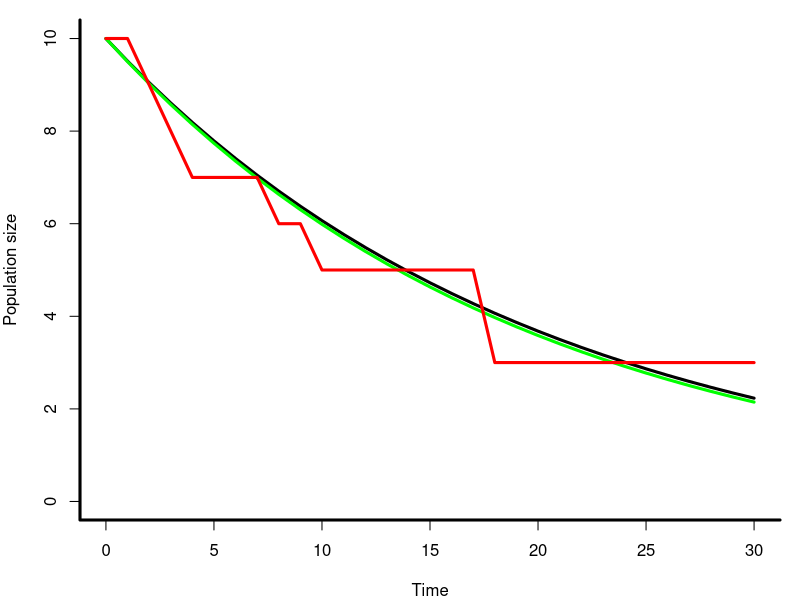
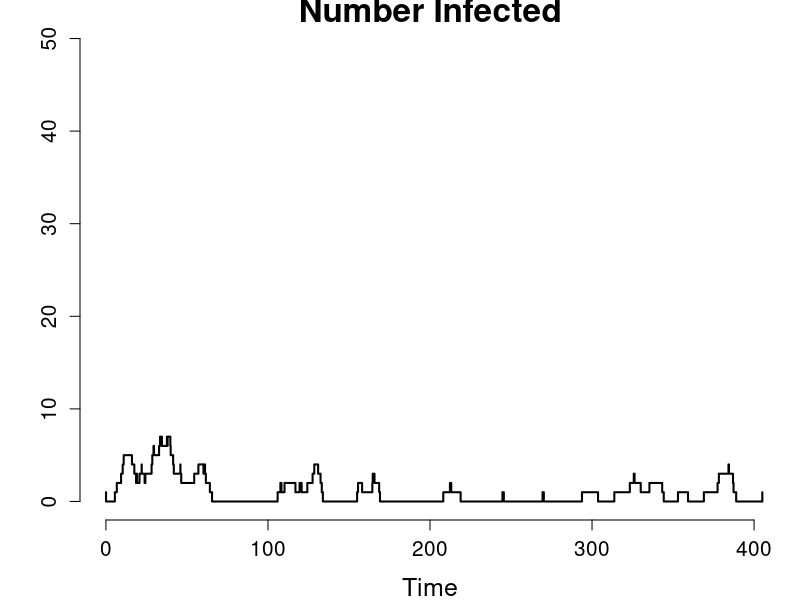
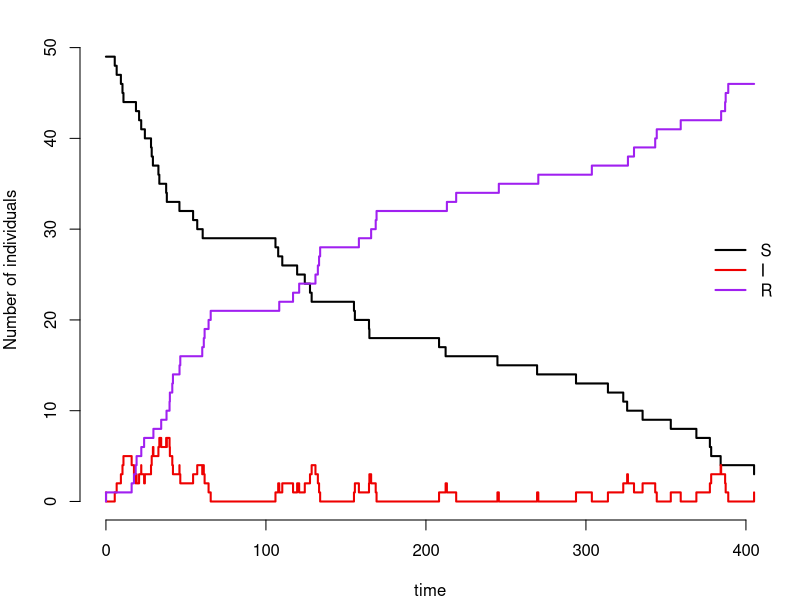

R code for these plots, in order:
## ---- chunk 1
analytic <- function(
  initial = initialPopulationSize,
  rate = mortalityRate,
  stepSize = timeStep,
  maxT = maxTime
) {
  times = seq(0, maxT, stepSize)
  ts <- data.frame(
    time = times,
    populationSize = initial * exp(-rate*times)
  )
  return(ts)
}
## ---- chunk 2
discreteTime <- function(
  initial = initialPopulationSize,
  rate = mortalityRate,
  stepSize = timeStep,
  maxT = maxTime
) {
  tt <- 0
  pop <- initial
  ts <- data.frame(time = tt, populationSize = pop)
  while (tt < maxT) {
    nextt <- tt + stepSize
    nextpop <- pop - rate*pop*stepSize
    ts <- rbind(
      ts, c(time = nextt, populationSize = nextpop)
    )
    tt <- nextt
    pop <- nextpop
  }
  return(ts)
}
## ---- chunk 3
individual <- function(
  initial = initialPopulationSize,
  rate = mortalityRate,
  stepSize = timeStep,
  maxT = maxTime
) {
  deathTimes <- rexp(initial, rate)
  ts <- data.frame(time = 0, populationSize = initial)
  for(tt in seq(stepSize, maxT, stepSize)){
    ts <- rbind(
      ts,
      c(time = tt, populationSize = sum(deathTimes >= tt)))
  }
  return(ts)
}
## ---- chunk 4
initialPopulationSize <- 10 # number of individuals
mortalityRate <- 0.05       # per capital deaths per day
timeStep <- 1								# days
maxTime <- 30								# days
## ---- chunk 5
par(bty='L',lwd=3,mar=c(4,4,1,1))
plot(NA,NA,ylim=c(0,initialPopulationSize),xlim=c(0,maxTime),
     ylab='Population size',xlab='Time')
plotter <- function(ts, col) with(ts, lines(time, populationSize, col=col))
## ---- chunk 6
plotter(analytic(), col="black")
plotter(discreteTime(), col="green")
plotter(individual(), col="red")
## ---- chunk 7
transitions <- list(
  spillover = c(S = -1, I =  1, R = 0),
  infection = c(S = -1, I =  1, R = 0),
  recovery  = c(S =  0, I = -1, R = 1),
  end = c(S = 0, I = 0, R = 0)
)
## ---- chunk 8
N = 50   # population size

parms = list(
  lambda = 0.02,     # spillover rate
  beta = 0.2,      	 # contact rate
  gamma = 0.1        # recovery rate
)
## ---- chunk 9
event <- function(prevevent, params) {
  with(c(prevevent, params),{
    # update rates
    rates <- c(
      spillover = ifelse(S>0, lambda, 0), # no spillover infections if S depleted
      infect = beta*I*S/N,
      recover = gamma*I
    )
    
    totRate <- sum(rates)
    
    # if the event rate has gone to 0, skip to end of simulation
    if (totRate==0) {
      eventTime <- final.time
      eventType <- "end"
    } else {
      # calculate time of the next event
      eventTime <- time + rexp(1, totRate)
      
      # choose type of event
      eventType <- sample(
        c("spillover","infection","recovery"),
        size=1, replace=F, prob=rates/totRate
      )
    }
    
    # determine changes based on the event type
    update <- transitions[[eventType]]
    
    return(data.frame(
      time = eventTime,
      as.list(update + c(S, I, R)),
      outcome = eventType
    ))
  })
}
## ---- chunk 10
simulateSIR <- function(t,y,params){
  with(as.list(y),{
    ts <- data.frame(
      time=0,
      S=round(S), I=round(I), R=round(R),
      outcome = "spillover"
    )
    nextEvent <- ts
    while(nextEvent$time < final.time){
      nextEvent <- event(nextEvent,params)
      ts <- rbind(ts, nextEvent)
    }
    return(ts)
  })
}
## ---- chunk 11
final.time = 400
parms = parms

# run the simulation
tsTest <- simulateSIR(final.time, c(S=N-1,I=1,R=0), parms)

# plot the infectious individuals over time
plot(
  tsTest$time, tsTest$I,
  type='s', main="Number Infected",
  ylim=c(0,N), xlim=c(0,final.time), xlab="Time", ylab="",
  bty="n", cex.main=2, cex.lab=1.5, cex.axis=1.25, lwd=2
)

# plot all compartments over time
cols <- c(S="black",I="red2",R="purple")
plot(
  tsTest$time, tsTest$S,
  type='s', ylim=c(0,N+1), bty="n",
  ylab="Number of individuals", xlab="time", lwd=2,
  col = cols["S"]
)
lines(tsTest$time, tsTest$I, type='s', col = cols["I"], lwd = 2)
lines(tsTest$time, tsTest$R, type='s', col = cols["R"], lwd = 2)
legend(
  x = "right", names(cols),
  lty = 1, col = cols,
  bty = "n", lwd = 2
)

# print the total number of infections
sum(tsTest$outcome == "infection")

# print the number of spillover events
sum(tsTest$outcome == "spillover") - 1
